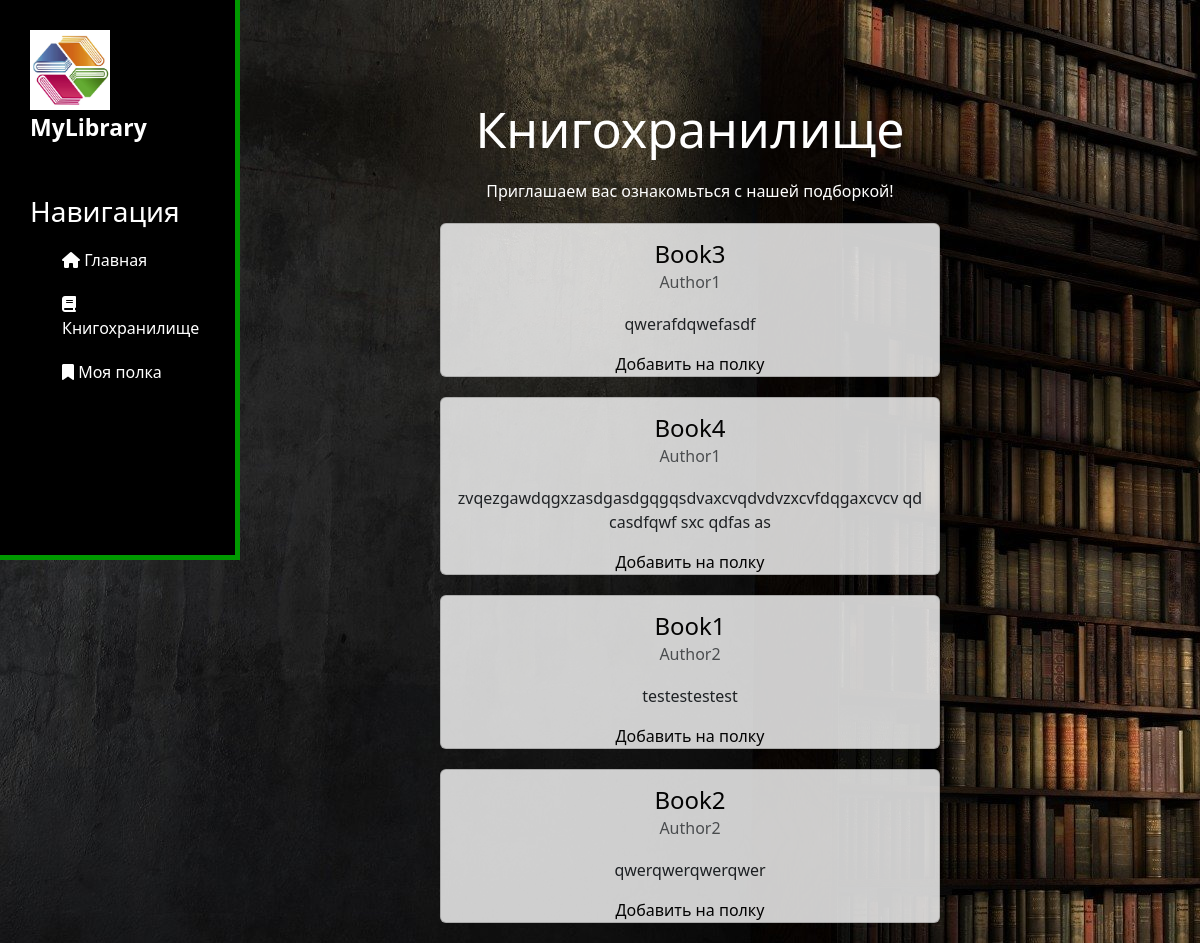
/library/, run on the app's committed database.
### djangolib/models.py (models this page shows, shortened)
class EBooksModel(models.Model):
    title = models.CharField('Название', max_length=80)
    summary = models.TextField('Аннотация',max_length=10000)
    pages = models.CharField("Количество страниц",max_length=80)
    txt = models.FileField("Загрузите файл",upload_to='Texts/')
    author = models.ForeignKey('Author', on_delete=models.CASCADE)
    category = models.CharField("Категория",max_length=80)
    class Meta:
        verbose_name = 'Электронная книга'
        verbose_name_plural = 'Электронные книги'

class Author(models.Model):
    name = models.CharField(max_length=100, db_index=True)
    bio = models.TextField()
    def __str__(self):
        return self.name
    class Meta:
        verbose_name = 'Автор'
        verbose_name_plural = 'Авторы'

### djangolib/views.py (the view)
# urls.py: path('library/', views.library, name='library'),
def library(request):
   books = EBooksModel.objects.order_by('author')
   return render(request, 'djangolib/library.html', {'books':books})

### templates/djangolib/library.html (shortened to what this page needs)
{% extends 'djangolib/layout.html'%}
{% block content%}
    <h1>Книгохранилище</h1>
    <p>Приглашаем вас ознакомьться с нашей подборкой!</p>
        {%for book in books%}
              <div class="card">
               <div class="card-body">
                  <a href="{{book.id}}/"><h4 class="card-title">{{book.title}}</h4></a>
                  <a href="{{author.id}}/"><h6 class="card-subtitle mb-2 text-muted">{{book.author}}</h6></a>
                  <p class="card-text">{{book.summary}}</p>
               </div>
                <a href="add_to_bookshelf/">Добавить на полку</a>
              </div>
        {%endfor%}
{% endblock %}

### templates/djangolib/layout.html (shortened to what this page needs)
{% load static %}
<!DOCTYPE html>
<html lang="en">
    <link rel="stylesheet" href="https://cdn.jsdelivr.net/npm/bootstrap@5.3.2/dist/css/bootstrap.min.css">
    <link rel="stylesheet" href="{% static 'djangolib/css/main.css' %}">
</head>
<body>
    <aside>
        <img src="{% static 'djangolib/img/logotip.jpg'%}" alt="Logotip">
        <span class="logo">MyLibrary</span>
        <h3>Навигация</h3>
        <ul>
            <a href="{% url 'home'%}"> <li> <i class="fa-solid fa-home"></i> Главнaя</li></a>
            <a href="{% url 'library'%}"><li> <i class="fa-solid fa-book"></i> Книгохранилище</li></a>
            <a href="{% url 'bookshelf'%}"><li> <i class="fa-solid fa-bookmark"></i> Моя полка</li></a>
        </ul>
    </aside>
    <main>
        <div class="features">
        {% block content %}
        {% endblock %}
        </div>
    </main>
</body>
</html>

### data on the page
EBooksModel: title "Book3", author "Author1", summary "qwerafdqwefasdf"
EBooksModel: title "Book4", author "Author1", summary "zvqezgawdqgxzasdgasdgqgqsdvaxcvqdvdvzxcvfdqgaxcvcv qd casdfqwf sxc qdfas as"
EBooksModel: title "Book1", author "Author2", summary "testestestest"
EBooksModel: title "Book2", author "Author2", summary "qwerqwerqwerqwer"
